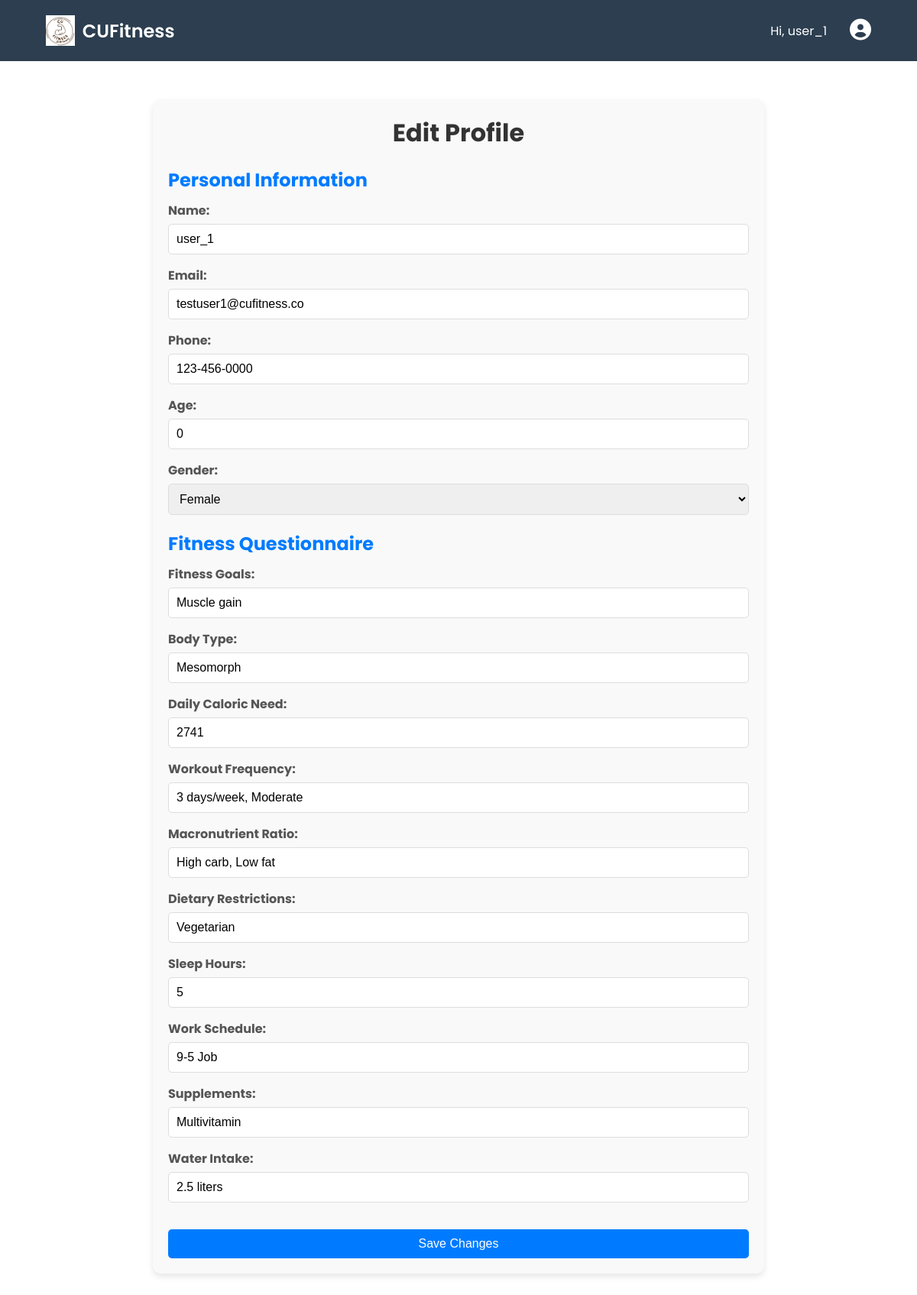
Before: /edit_profile/ (signed in) with the older database file.
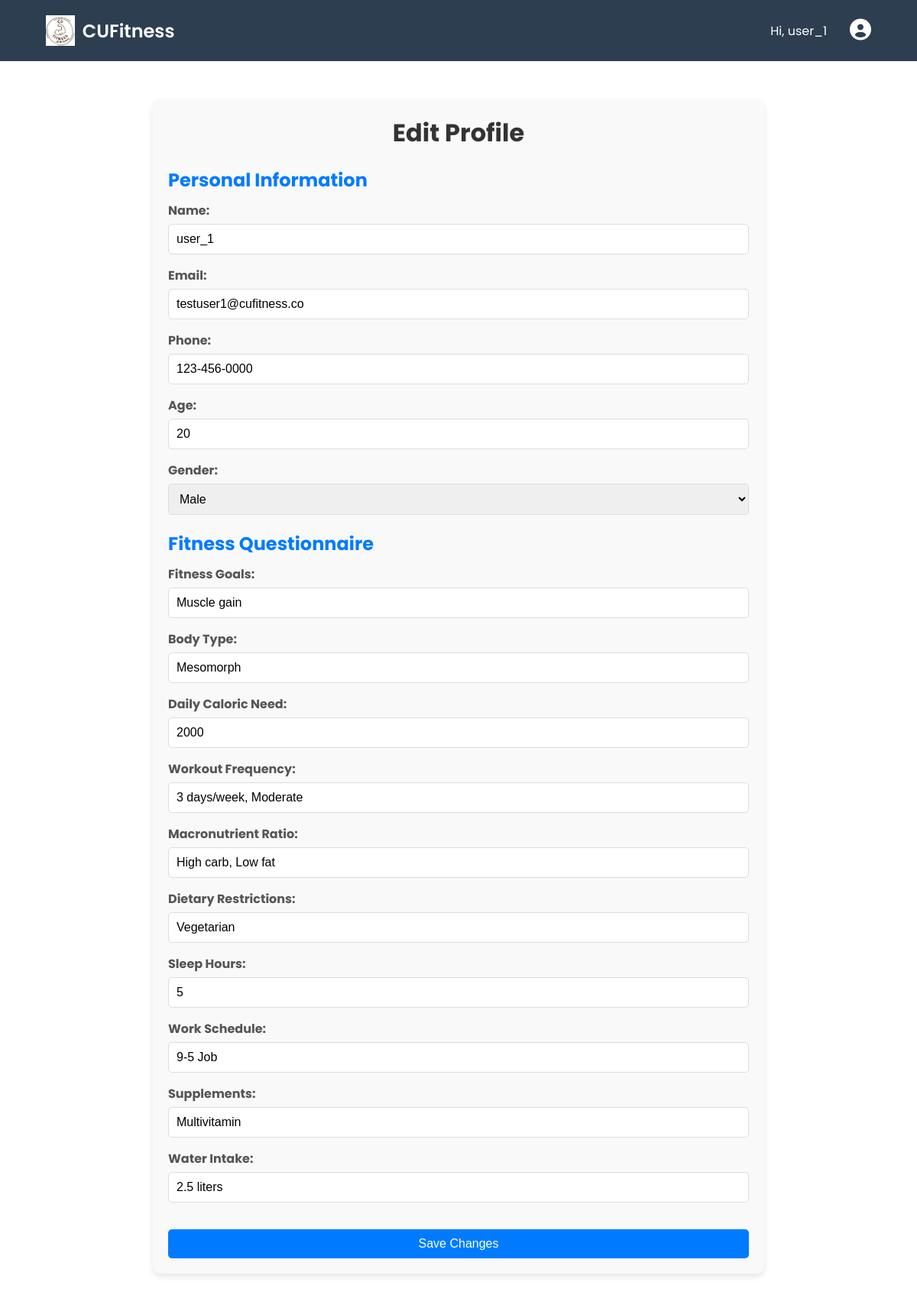
After: the same page with the newer database file.
### database/models.py (models this page shows)
class CustomUser(AbstractBaseUser, PermissionsMixin):
    email = models.EmailField(unique=True)
    username = models.CharField(max_length=150, unique=True)
    phone = models.CharField(max_length=15, blank=True, null=True)  # Optional phone number
    age = models.PositiveIntegerField(blank=True, null=True)  # Optional age
    gender = models.CharField(max_length=10, blank=True, null=True)  # Optional gender
    receive_updates = models.BooleanField(default=False)
    is_active = models.BooleanField(default=True)
    is_staff = models.BooleanField(default=False)
    date_joined = models.DateTimeField(default=timezone.now)
    objects = CustomUserManager()
    USERNAME_FIELD = 'email'  # Use email as the unique identifier
    REQUIRED_FIELDS = ['username']  # Required in addition to the email field when creating a superuser
    def __str__(self):
        return self.email

class UserQuestionnaire(models.Model):
    user = models.OneToOneField(CustomUser, on_delete=models.CASCADE, related_name='questionnaire')
    fitness_goals = models.CharField(max_length=255, default="General health")  # Required with default
    body_type = models.CharField(max_length=255, default="Average")  # Required with default
    daily_caloric_need = models.IntegerField(default=2000)  # Required with default
    workout_frequency = models.CharField(max_length=255, default="3 days/week, Moderate")  # Required with default
    macronutrient_ratio = models.CharField(max_length=255, default="Balanced")  # Required with default
    dietary_restrictions = models.CharField(max_length=255, default="None")  # Required with default
    sleep_hours = models.IntegerField(default=7)  # Required with default
    work_schedule = models.CharField(max_length=255, default="9-5 Job")  # Required with default
    supplements = models.CharField(max_length=255, default="None")  # Required with default
    water_intake = models.CharField(max_length=255, default="2 liters")  # Required with default
    created_at = models.DateTimeField(auto_now_add=True)
    updated_at = models.DateTimeField(auto_now=True)
    def __str__(self):
        return f"Questionnaire for {self.user.username}"

### myapp/views.py (the view, shortened to what this page needs)
# urls.py: path('edit_profile/', views.edit_profile, name='edit_profile'),
@login_required
def edit_profile(request):
    user = request.user
    print("Inside edit profile request")
    print(request.user.is_authenticated)
    print(user)
    try:
        questionnaire = user.questionnaire
        print("Questionnaire does exist")
        print(questionnaire)
    except Exception as e:
        print("Questionnaire not exist")
        questionnaire = create_default_questionnare(request)
    return render(request, 'myapp/edit_profile.html') # Edit Profile Page

### myapp/templates/myapp/edit_profile.html (shortened to what this page needs)
{% load static %}
<!DOCTYPE html>
<html lang="en">
  <head>
    <link
      rel="stylesheet"
      href="https://cdnjs.cloudflare.com/ajax/libs/font-awesome/6.0.0-beta3/css/all.min.css"
    />
    <link
      rel="stylesheet"
      href="{% static 'myApp/styles.css' %}?v={{ timestamp }}"
    />
    <link
      rel="stylesheet"
      href="{% static 'myApp/css/ai_agent.css' %}?v={{ timestamp }}"
    />
    <link
      rel="stylesheet"
      href="{% static 'myApp/css/edit_profile.css' %}?v={{ timestamp }}"
    />
  </head>
  <body>
    <header class="header">
      <div class="container">
        <div class="logo" onclick="goHome()">
          <img src="{% static 'myapp/logo.png' %}" alt="CUFitness Logo" />
          <span>CUFitness</span>
        </div>
        <div class="navbar-wrapper">
          <span>Hi, {{ request.user.username }}</span>
          <div class="cta">
            {% if request.user.is_authenticated %}
            <div class="profile-dropdown">
              <button class="profile-icon" onclick="toggleProfileDropdown()">
                <i class="fas fa-user-circle"></i>
              </button>
            </div>
            {% else %}
            <a href="{% url 'log__in' %}" class="btn-login">Login</a>
            <div class="vl"></div>
            <a href="{% url 'sign__up' %}" class="btn-register">Sign Up</a>
            {% endif %}
          </div>
        </div>
      </div>
    </header>
    <div class="edit-profile-container">
        <h1>Edit Profile</h1>
        <form method="post" class="edit-profile-form">
            <h2>Personal Information</h2>
            <div class="form-group">
                <label for="name">Name:</label>
                <input type="text" id="name" name="name" value="{{ user.username }}" required>
            </div>
            <div class="form-group">
                <label for="email">Email:</label>
                <input type="email" id="email" name="email" value="{{ user.email }}" required>
            </div>
            <div class="form-group">
                <label for="phone">Phone:</label>
                <input type="text" id="phone" name="phone" value="{{ user.phone|default_if_none:'' }}">
            </div>
            <div class="form-group">
                <label for="age">Age:</label>
                <input type="number" id="age" name="age" value="{{ user.age|default:0 }}">
            </div>
            <div class="form-group">
                <label for="gender">Gender:</label>
                <select id="gender" name="gender">
                    <option value="Male" {% if user.gender == "Male" %}selected{% endif %}>Male</option>
                    <option value="Female" {% if user.gender == "Female" %}selected{% endif %}>Female</option>
                </select>
            </div>
            <h2>Fitness Questionnaire</h2>
            <div class="form-group">
                <label for="fitness_goals">Fitness Goals:</label>
                <input type="text" id="fitness_goals" name="fitness_goals" value="{{ user.questionnaire.fitness_goals }}">
            </div>
            <div class="form-group">
                <label for="body_type">Body Type:</label>
                <input type="text" id="body_type" name="body_type" value="{{ user.questionnaire.body_type }}">
            </div>
            <div class="form-group">
                <label for="daily_caloric_need">Daily Caloric Need:</label>
                <input type="number" id="daily_caloric_need" name="daily_caloric_need" value="{{ user.questionnaire.daily_caloric_need }}">
            </div>
            <div class="form-group">
                <label for="workout_frequency">Workout Frequency:</label>
                <input type="text" id="workout_frequency" name="workout_frequency" value="{{ user.questionnaire.workout_frequency }}">
            </div>
            <div class="form-group">
                <label for="macronutrient_ratio">Macronutrient Ratio:</label>
                <input type="text" id="macronutrient_ratio" name="macronutrient_ratio" value="{{ user.questionnaire.macronutrient_ratio }}">
            </div>
            <div class="form-group">
                <label for="dietary_restrictions">Dietary Restrictions:</label>
                <input type="text" id="dietary_restrictions" name="dietary_restrictions" value="{{ user.questionnaire.dietary_restrictions }}">
            </div>
            <div class="form-group">
                <label for="sleep_hours">Sleep Hours:</label>
                <input type="number" id="sleep_hours" name="sleep_hours" value="{{ user.questionnaire.sleep_hours }}">
            </div>
            <div class="form-group">
                <label for="work_schedule">Work Schedule:</label>
                <input type="text" id="work_schedule" name="work_schedule" value="{{ user.questionnaire.work_schedule }}">
            </div>
            <div class="form-group">
                <label for="supplements">Supplements:</label>
                <input type="text" id="supplements" name="supplements" value="{{ user.questionnaire.supplements }}">
            </div>
            <div class="form-group">
                <label for="water_intake">Water Intake:</label>
                <input type="text" id="water_intake" name="water_intake" value="{{ user.questionnaire.water_intake }}">
            </div>
            <button type="submit" class="submit-button">Save Changes</button>
        </form>
    </div>
  </body>
</html>

### myapp/static/myapp/styles.css (style rules this page uses)
body { font-family: "Poppins", sans-serif; margin: 0; padding: 0; box-sizing: border-box; color: #333; }
.container { width: 90%; max-width: 1200px; margin: 0 auto; }
.header { background: #2c3e50; color: #fff; padding: 20px 0; }
.header .container { display: flex; justify-content: space-between; align-items: center; }
.logo { display: flex; align-items: center; font-size: 24px; font-weight: 600; cursor: pointer; }
.logo img { height: 40px; margin-right: 10px; }
.navbar-wrapper { display: flex; align-items: center; gap: 30px; }
.cta { display: flex; align-items: start; justify-items: start; margin: 0px; height: 100%; }
.profile-dropdown { position: relative; }
.profile-icon { background: none; border: none; color: white; font-size: 28px; cursor: pointer; }

### myapp/static/myapp/css/edit_profile.css (style rules this page uses)
* { box-sizing: border-box; margin: 0; padding: 0; }
.edit-profile-container { max-width: 800px; margin: 50px auto; padding: 20px; background-color: #f9f9f9; border-radius: 10px; box-shadow: 0 4px 8px rgba(0, 0, 0, 0.1); }
.edit-profile-container h1 { text-align: center; margin-bottom: 20px; color: #333; }
.edit-profile-container h2 { margin-top: 20px; margin-bottom: 10px; color: #007bff; }
.form-group { margin-bottom: 15px; }
.form-group label { display: block; margin-bottom: 5px; font-weight: bold; color: #555; }
.form-group input, .form-group select { width: 100%; padding: 10px; border: 1px solid #ddd; border-radius: 5px; font-size: 16px; box-sizing: border-box; }
.submit-button { width: 100%; padding: 10px; background-color: #007bff; color: white; border: none; border-radius: 5px; font-size: 16px; cursor: pointer; margin-top: 20px; }

Changed rows visible on the page:
changed CustomUser "user_1": age "0" → "20"; gender "Female" → "Male"; daily_caloric_need "2741" → "2000"
